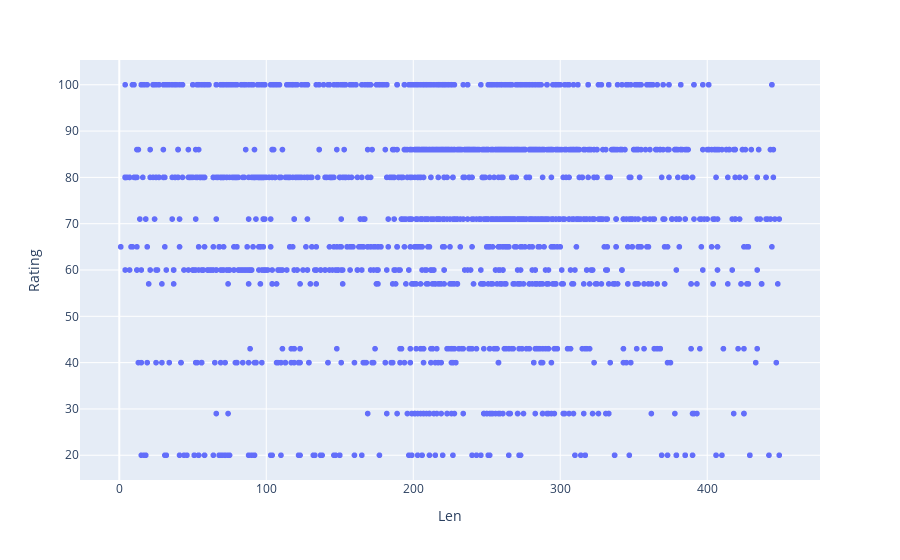

Notebook cell for this chart:
### Markdown cell above
Чет странно - судя даже по 20 с начала и 20 с конца, баланс, основанный на богатом 18-летнем опыте (снова ирония), нифига не соблюдается.
Чтобы полностью разрушить наши детские мечты, посмотрим на график точек - зависимость рейтинга от длины отзыва

### Code cell
fig = px.scatter(df_for_graph, x = 'Len', y = 'Rating')
fig.show(render = 'colab')

### Figure 1 — Plotly figure (JSON) as saved in the notebook; plotly's stock layout.template omitted (floating-point values rounded to 4 significant figures; data arrays with more than 128 entries replaced by an {"elided": "..."} marker saying what was removed)
{"data": [{"hovertemplate": "Len=%{x}<br>Rating=%{y}<extra></extra>", "legendgroup": "", "marker": {"color": "#636efa", "symbol": "circle"}, "mode": "markers", "name": "", "showlegend": false, "x": {"elided": "2351 int values"}, "xaxis": "x", "y": {"elided": "2351 int values"}, "yaxis": "y", "type": "scattergl"}], "layout": {"xaxis": {"anchor": "y", "domain": [0, 1], "title": {"text": "Len"}}, "yaxis": {"anchor": "x", "domain": [0, 1], "title": {"text": "Rating"}}, "legend": {"tracegroupgap": 0}, "margin": {"t": 60}}}
